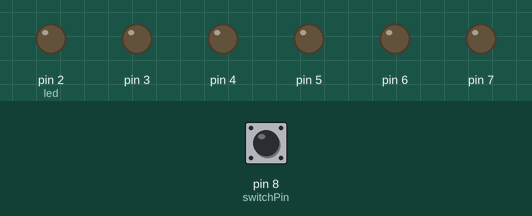
This sketch was run on a simulated Arduino Uno, built with avr-gcc and run on an emulated ATmega328P. Parts: output pins drawn as LEDs (lit = HIGH). The inputs (shaded band) are chosen by the test bench; at power-on: pin 8 (switchPin) LOW.

Above: at 0.1 s.
At 60.1 s:
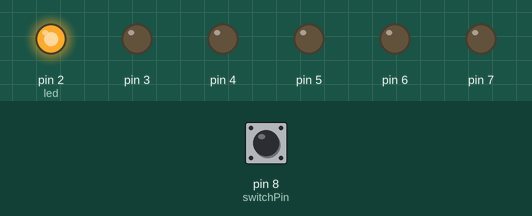
At 120.1 s:
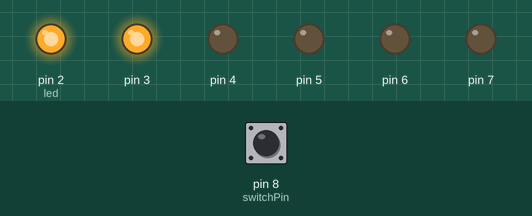
Timing chart, 0 to 121.6 s (numbered marks = the images above):
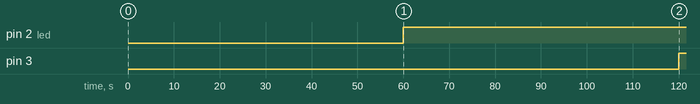

Measured:
- by itself, pin 2 (led): LOW → HIGH at 60.0 s
- by itself, pin 3: LOW → HIGH at 120 s

The sketch:

PROJECT08_Digital_Hourglass.ino
```cpp
int switchPin = 8;
unsigned long previousTime = 0;
int switchState = 0;
int prevSwitchState = 0;
int led = 2;
long interval = 60000;

void setup() {
  // put your setup code here, to run once:

  for(int pinNumber = 2; pinNumber<8; pinNumber++){
    pinMode(pinNumber, OUTPUT);
  }
pinMode(switchPin, INPUT);
}

void loop() {
  // put your main code here, to run repeatedly:

unsigned long currentTime = millis();

  if(currentTime - previousTime >= interval){
  previousTime = currentTime;
  digitalWrite(led, HIGH);
  led++;
  if(led == 7){
  }
  }
  switchState = digitalRead(switchPin);

  if(switchState != prevSwitchState){
    for(int pinNumber = 2; pinNumber<8; pinNumber++){
      digitalWrite(pinNumber, LOW);
    }
    led = 2;
    previousTime = currentTime;
    }
  prevSwitchState = switchState;

}
```
